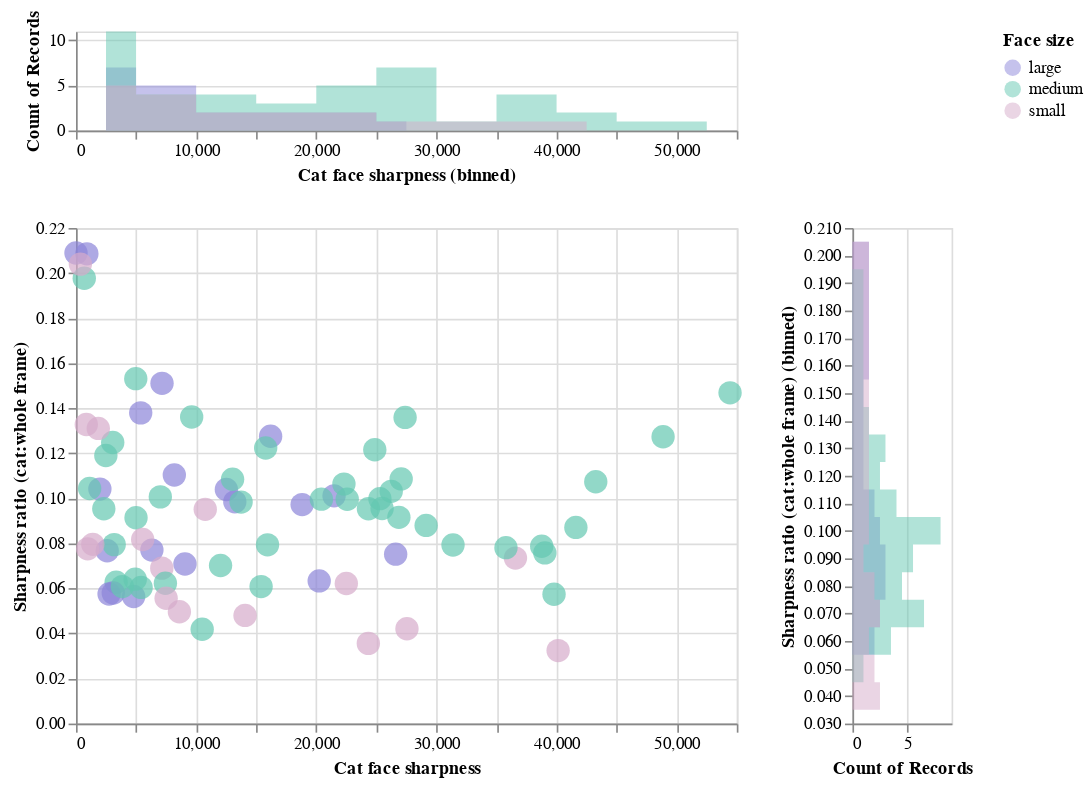

Notebook source saved alongside this figure:
### Code cell
# Second plot
MAX = max(result.face_size)
MIN = min(result.face_size)
section = (max(result.face_size)-min(result.face_size))//3

FACE_SIZE = []
for x in result.face_size.tolist():
    if x<MIN+section:
        FACE_SIZE.append('small')
    elif MIN+section < x < MIN + 2*section:
        FACE_SIZE.append('medium')
    else:
        FACE_SIZE.append('large')

result['Face size'] = FACE_SIZE

result_middle_all = result.sort_values('new_eye_h').iloc[20:-10]
result_middle = result_middle_all[['lp_cat_canny','lp_ratio','Face size']]
result_middle.columns = ['Cat face sharpness','Sharpness ratio (cat:whole frame)','Face size']


points = alt.Chart(result_middle).mark_circle(size=200).encode(
    alt.X('Cat face sharpness'),
    alt.Y('Sharpness ratio (cat:whole frame)'),
#     color='FACE_SIZE',
    color = alt.Color('Face size',
                    scale=alt.Scale(range=['#8C85D9', '#64C7B1', '#D5ABCA',])),
)

top_hist = alt.Chart(result_middle).mark_area(
    opacity=.5, interpolate='step'
).encode(
    alt.X('Cat face sharpness:Q', 
        bin=alt.Bin(maxbins=20), 
        stack=None, 

        ),
    alt.Y('count(*):Q', 
        stack=None, 
        ),
    alt.Color('Face size:N'),
).properties(height=60)

right_hist = alt.Chart(result_middle).mark_area(
    opacity=.5, interpolate='step'
).encode(
    alt.Y('Sharpness ratio (cat:whole frame):Q', 
        bin=alt.Bin(maxbins=20), 
        stack=None,
        ),
    alt.X('count(*):Q', 
        stack=None, 
        ),
    alt.Color('Face size:N'),
).properties(width=60)

chart = top_hist & (points | right_hist)

chart

### Figure 1 — Vega-Lite specification as saved in the notebook (floating-point values rounded to 4 significant figures)
{"config": {"view": {"continuousWidth": 400, "continuousHeight": 300}}, "vconcat": [{"mark": {"type": "area", "interpolate": "step", "opacity": 0.5}, "encoding": {"color": {"type": "nominal", "field": "Face size"}, "x": {"type": "quantitative", "bin": {"maxbins": 20}, "field": "Cat face sharpness", "stack": null}, "y": {"type": "quantitative", "aggregate": "count", "field": "*", "stack": null}}, "height": 60}, {"hconcat": [{"mark": {"type": "circle", "size": 200}, "encoding": {"color": {"type": "nominal", "field": "Face size", "scale": {"range": ["#8C85D9", "#64C7B1", "#D5ABCA"]}}, "x": {"type": "quantitative", "field": "Cat face sharpness"}, "y": {"type": "quantitative", "field": "Sharpness ratio (cat:whole frame)"}}}, {"mark": {"type": "area", "interpolate": "step", "opacity": 0.5}, "encoding": {"color": {"type": "nominal", "field": "Face size"}, "x": {"type": "quantitative", "aggregate": "count", "field": "*", "stack": null}, "y": {"type": "quantitative", "bin": {"maxbins": 20}, "field": "Sharpness ratio (cat:whole frame)", "stack": null}}, "width": 60}]}], "data": {"name": "data-5fff7b7827b81b3224d9e96f41c98b4c"}, "$schema": "https://vega.github.io/schema/vega-lite/v4.8.1.json", "datasets": {"data-5fff7b7827b81b3224d9e96f41c98b4c": [{"Cat face sharpness": 21480.0, "Sharpness ratio (cat:whole frame)": 0.1011, "Face size": "large"}, {"Cat face sharpness": 905.5, "Sharpness ratio (cat:whole frame)": 0.2085, "Face size": "large"}, {"Cat face sharpness": 25300.0, "Sharpness ratio (cat:whole frame)": 0.09984, "Face size": "medium"}, {"Cat face sharpness": 8184.0, "Sharpness ratio (cat:whole frame)": 0.1104, "Face size": "large"}, {"Cat face sharpness": 16200.0, "Sharpness ratio (cat:whole frame)": 0.1275, "Face size": "large"}, {"Cat face sharpness": 18820.0, "Sharpness ratio (cat:whole frame)": 0.09721, "Face size": "large"}, {"Cat face sharpness": 1988.0, "Sharpness ratio (cat:whole frame)": 0.1041, "Face size": "large"}, {"Cat face sharpness": 54440.0, "Sharpness ratio (cat:whole frame)": 0.1468, "Face size": "medium"}, {"Cat face sharpness": 24870.0, "Sharpness ratio (cat:whole frame)": 0.1216, "Face size": "medium"}, {"Cat face sharpness": 26870.0, "Sharpness ratio (cat:whole frame)": 0.09155, "Face size": "medium"}, {"Cat face sharpness": 5387.0, "Sharpness ratio (cat:whole frame)": 0.1379, "Face size": "large"}, {"Cat face sharpness": 13220.0, "Sharpness ratio (cat:whole frame)": 0.09843, "Face size": "large"}, {"Cat face sharpness": 38760.0, "Sharpness ratio (cat:whole frame)": 0.07874, "Face size": "medium"}, {"Cat face sharpness": 7160.0, "Sharpness ratio (cat:whole frame)": 0.151, "Face size": "large"}, {"Cat face sharpness": 15790.0, "Sharpness ratio (cat:whole frame)": 0.1223, "Face size": "medium"}, {"Cat face sharpness": 6317.0, "Sharpness ratio (cat:whole frame)": 0.07703, "Face size": "large"}, {"Cat face sharpness": 26610.0, "Sharpness ratio (cat:whole frame)": 0.0752, "Face size": "large"}, {"Cat face sharpness": 43260.0, "Sharpness ratio (cat:whole frame)": 0.1073, "Face size": "medium"}, {"Cat face sharpness": 4798.0, "Sharpness ratio (cat:whole frame)": 0.05639, "Face size": "large"}, {"Cat face sharpness": 27070.0, "Sharpness ratio (cat:whole frame)": 0.1086, "Face size": "medium"}, {"Cat face sharpness": 3343.0, "Sharpness ratio (cat:whole frame)": 0.06275, "Face size": "medium"}, {"Cat face sharpness": 24340.0, "Sharpness ratio (cat:whole frame)": 0.09536, "Face size": "medium"}, {"Cat face sharpness": 12520.0, "Sharpness ratio (cat:whole frame)": 0.1039, "Face size": "large"}, {"Cat face sharpness": 39790.0, "Sharpness ratio (cat:whole frame)": 0.0574, "Face size": "medium"}, {"Cat face sharpness": 29140.0, "Sharpness ratio (cat:whole frame)": 0.08797, "Face size": "medium"}, {"Cat face sharpness": 689.2, "Sharpness ratio (cat:whole frame)": 0.1977, "Face size": "medium"}, {"Cat face sharpness": 22300.0, "Sharpness ratio (cat:whole frame)": 0.1063, "Face size": "medium"}, {"Cat face sharpness": 9069.0, "Sharpness ratio (cat:whole frame)": 0.07086, "Face size": "large"}, {"Cat face sharpness": 4975.0, "Sharpness ratio (cat:whole frame)": 0.1531, "Face size": "medium"}, {"Cat face sharpness": 27390.0, "Sharpness ratio (cat:whole frame)": 0.1359, "Face size": "medium"}, {"Cat face sharpness": 26240.0, "Sharpness ratio (cat:whole frame)": 0.1031, "Face size": "medium"}, {"Cat face sharpness": 31380.0, "Sharpness ratio (cat:whole frame)": 0.07929, "Face size": "medium"}, {"Cat face sharpness": 9628.0, "Sharpness ratio (cat:whole frame)": 0.1361, "Face size": "medium"}, {"Cat face sharpness": 20430.0, "Sharpness ratio (cat:whole frame)": 0.09961, "Face size": "medium"}, {"Cat face sharpness": 22580.0, "Sharpness ratio (cat:whole frame)": 0.09956, "Face size": "medium"}, {"Cat face sharpness": 25480.0, "Sharpness ratio (cat:whole frame)": 0.0955, "Face size": "medium"}, {"Cat face sharpness": 2753.0, "Sharpness ratio (cat:whole frame)": 0.05752, "Face size": "large"}, {"Cat face sharpness": 41610.0, "Sharpness ratio (cat:whole frame)": 0.08707, "Face size": "medium"}, {"Cat face sharpness": 13740.0, "Sharpness ratio (cat:whole frame)": 0.09833, "Face size": "medium"}, {"Cat face sharpness": 36580.0, "Sharpness ratio (cat:whole frame)": 0.07345, "Face size": "small"}, {"Cat face sharpness": 3103.0, "Sharpness ratio (cat:whole frame)": 0.05797, "Face size": "large"}, {"Cat face sharpness": 20240.0, "Sharpness ratio (cat:whole frame)": 0.06332, "Face size": "large"}, {"Cat face sharpness": 2598.0, "Sharpness ratio (cat:whole frame)": 0.0767, "Face size": "large"}, {"Cat face sharpness": 10500.0, "Sharpness ratio (cat:whole frame)": 0.04186, "Face size": "medium"}, {"Cat face sharpness": 2486.0, "Sharpness ratio (cat:whole frame)": 0.119, "Face size": "medium"}, {"Cat face sharpness": 7019.0, "Sharpness ratio (cat:whole frame)": 0.1006, "Face size": "medium"}, {"Cat face sharpness": 5419.0, "Sharpness ratio (cat:whole frame)": 0.06045, "Face size": "medium"}, {"Cat face sharpness": 0.0, "Sharpness ratio (cat:whole frame)": 0.2089, "Face size": "large"}, {"Cat face sharpness": 39020.0, "Sharpness ratio (cat:whole frame)": 0.07575, "Face size": "medium"}, {"Cat face sharpness": 3858.0, "Sharpness ratio (cat:whole frame)": 0.06081, "Face size": "medium"}, {"Cat face sharpness": 13030.0, "Sharpness ratio (cat:whole frame)": 0.1085, "Face size": "medium"}, {"Cat face sharpness": 48870.0, "Sharpness ratio (cat:whole frame)": 0.1273, "Face size": "medium"}, {"Cat face sharpness": 7142.0, "Sharpness ratio (cat:whole frame)": 0.06901, "Face size": "small"}, {"Cat face sharpness": 4996.0, "Sharpness ratio (cat:whole frame)": 0.09135, "Face size": "medium"}, {"Cat face sharpness": 15410.0, "Sharpness ratio (cat:whole frame)": 0.0608, "Face size": "medium"}, {"Cat face sharpness": 2314.0, "Sharpness ratio (cat:whole frame)": 0.09536, "Face size": "medium"}, {"Cat face sharpness": 35790.0, "Sharpness ratio (cat:whole frame)": 0.07809, "Face size": "medium"}, {"Cat face sharpness": 12030.0, "Sharpness ratio (cat:whole frame)": 0.07016, "Face size": "medium"}, {"Cat face sharpness": 3179.0, "Sharpness ratio (cat:whole frame)": 0.07944, "Face size": "medium"}, {"Cat face sharpness": 7441.0, "Sharpness ratio (cat:whole frame)": 0.06231, "Face size": "medium"}, {"Cat face sharpness": 5552.0, "Sharpness ratio (cat:whole frame)": 0.08172, "Face size": "small"}, {"Cat face sharpness": 1135.0, "Sharpness ratio (cat:whole frame)": 0.1044, "Face size": "medium"}, {"Cat face sharpness": 27550.0, "Sharpness ratio (cat:whole frame)": 0.0421, "Face size": "small"}, {"Cat face sharpness": 15940.0, "Sharpness ratio (cat:whole frame)": 0.07934, "Face size": "medium"}, {"Cat face sharpness": 366.1, "Sharpness ratio (cat:whole frame)": 0.204, "Face size": "small"}, {"Cat face sharpness": 14070.0, "Sharpness ratio (cat:whole frame)": 0.04801, "Face size": "small"}, {"Cat face sharpness": 22500.0, "Sharpness ratio (cat:whole frame)": 0.06219, "Face size": "small"}, {"Cat face sharpness": 3058.0, "Sharpness ratio (cat:whole frame)": 0.1248, "Face size": "medium"}, {"Cat face sharpness": 4930.0, "Sharpness ratio (cat:whole frame)": 0.0641, "Face size": "medium"}, {"Cat face sharpness": 8606.0, "Sharpness ratio (cat:whole frame)": 0.04962, "Face size": "small"}, {"Cat face sharpness": 7503.0, "Sharpness ratio (cat:whole frame)": 0.05564, "Face size": "small"}, {"Cat face sharpness": 1399.0, "Sharpness ratio (cat:whole frame)": 0.07957, "Face size": "small"}, {"Cat face sharpness": 858.3, "Sharpness ratio (cat:whole frame)": 0.1328, "Face size": "small"}, {"Cat face sharpness": 974.1, "Sharpness ratio (cat:whole frame)": 0.07757, "Face size": "small"}, {"Cat face sharpness": 40130.0, "Sharpness ratio (cat:whole frame)": 0.03241, "Face size": "small"}, {"Cat face sharpness": 1856.0, "Sharpness ratio (cat:whole frame)": 0.131, "Face size": "small"}, {"Cat face sharpness": 10760.0, "Sharpness ratio (cat:whole frame)": 0.09511, "Face size": "small"}, {"Cat face sharpness": 24330.0, "Sharpness ratio (cat:whole frame)": 0.0356, "Face size": "small"}]}}
